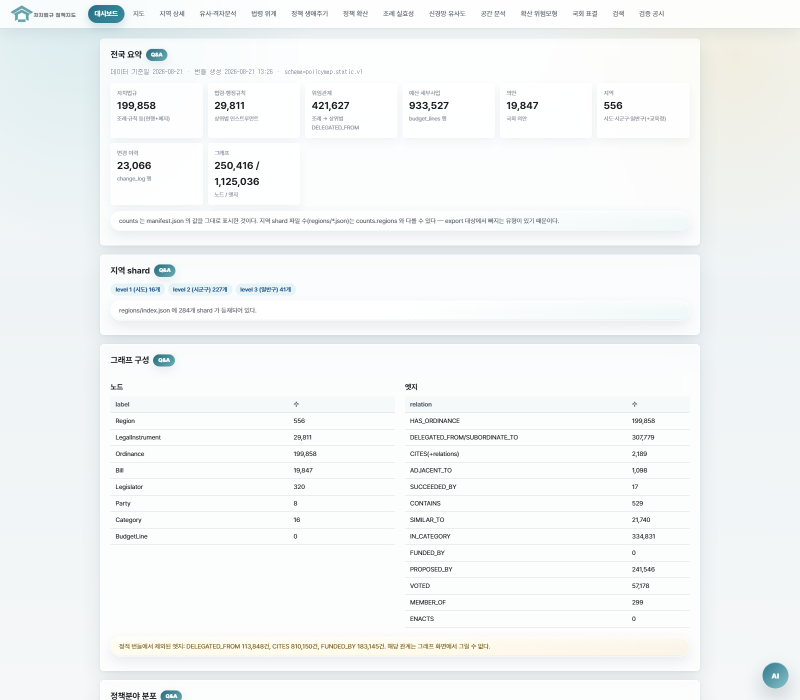
#> input picture docs/screenshots/01_dashboard.png, 1600 x 1400 px (shown at 1/2 size)
$ python make_doc_crops.py
#> lines starting #> are read from the running program, lines starting #| are printed output that depends on the picture
#!/usr/bin/env python
"""화면 스크린샷 → 문서 삽입용 크롭본.

서식2 본문은 폭이 170mm 뿐이라 세로로 긴 원본 스크린샷을 그대로 넣으면
한 장이 반 쪽을 먹는다. 화면 상단(제목·핵심 지표·주요 시각화)만 남기고
가로:세로 = 1.9:1 로 잘라 둔다.

사용:  python system/make_doc_crops.py
입력:  docs/screenshots/*.png
출력:  docs/screenshots/doc/*.png   (1600 × 842)
"""
from __future__ import annotations

import sys
from pathlib import Path

from PIL import Image

ROOT = Path(__file__).resolve().parent.parent
SRC = ROOT / "docs" / "screenshots"
DST = SRC / "doc"
RATIO = 1.9          # 폭:높이
WIDTH = 1600


def main() -> int:
    if not SRC.exists():
        print(f"원본이 없다: {SRC}")
        return 1
    DST.mkdir(parents=True, exist_ok=True)
    n = 0
    for p in sorted(SRC.glob("*.png")):
        im = Image.open(p)
#> im is the input picture: PIL image 1600x1400 RGB; mean R, G, B 243.9, 246.2, 246.4
        w, h = im.size
#> w = 1600; h = 1400
        target_h = int(round(w / RATIO))
#> target_h = 842
        if target_h > h:                      # 원본이 이미 납작하면 그대로
            out = im.copy()
        else:
            out = im.crop((0, 0, w, target_h))
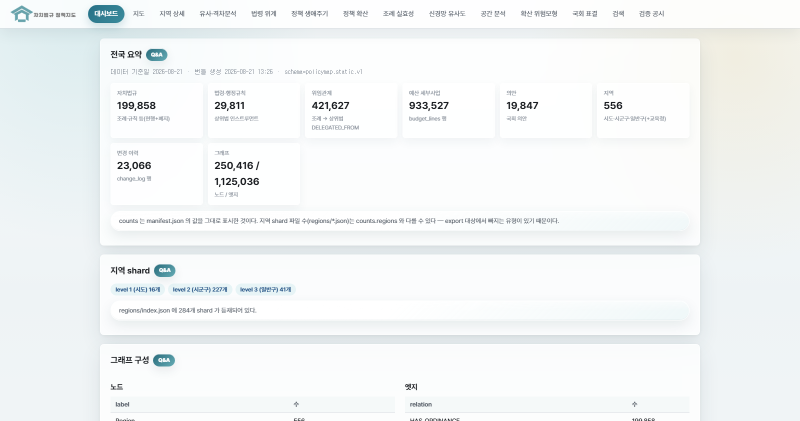
#> out: PIL image 1600x842 RGB (shown at 1/2 size); mean R, G, B 242.8, 245.7, 246.1
        if out.size[0] != WIDTH:              # 폭 통일
            out = out.resize((WIDTH, int(round(out.size[1] * WIDTH / out.size[0]))),
                             Image.LANCZOS)
        out.save(DST / p.name, optimize=True)
        n += 1
        print(f"  ok  {p.name}  {w}×{h} → {out.size[0]}×{out.size[1]}")
#|   ok  01_dashboard.png  1600×1400 → 1600×842
    print(f"\n  크롭 {n}장 → {DST}")
    return 0


if __name__ == "__main__":
    raise SystemExit(main())
#> (the program exits here)
